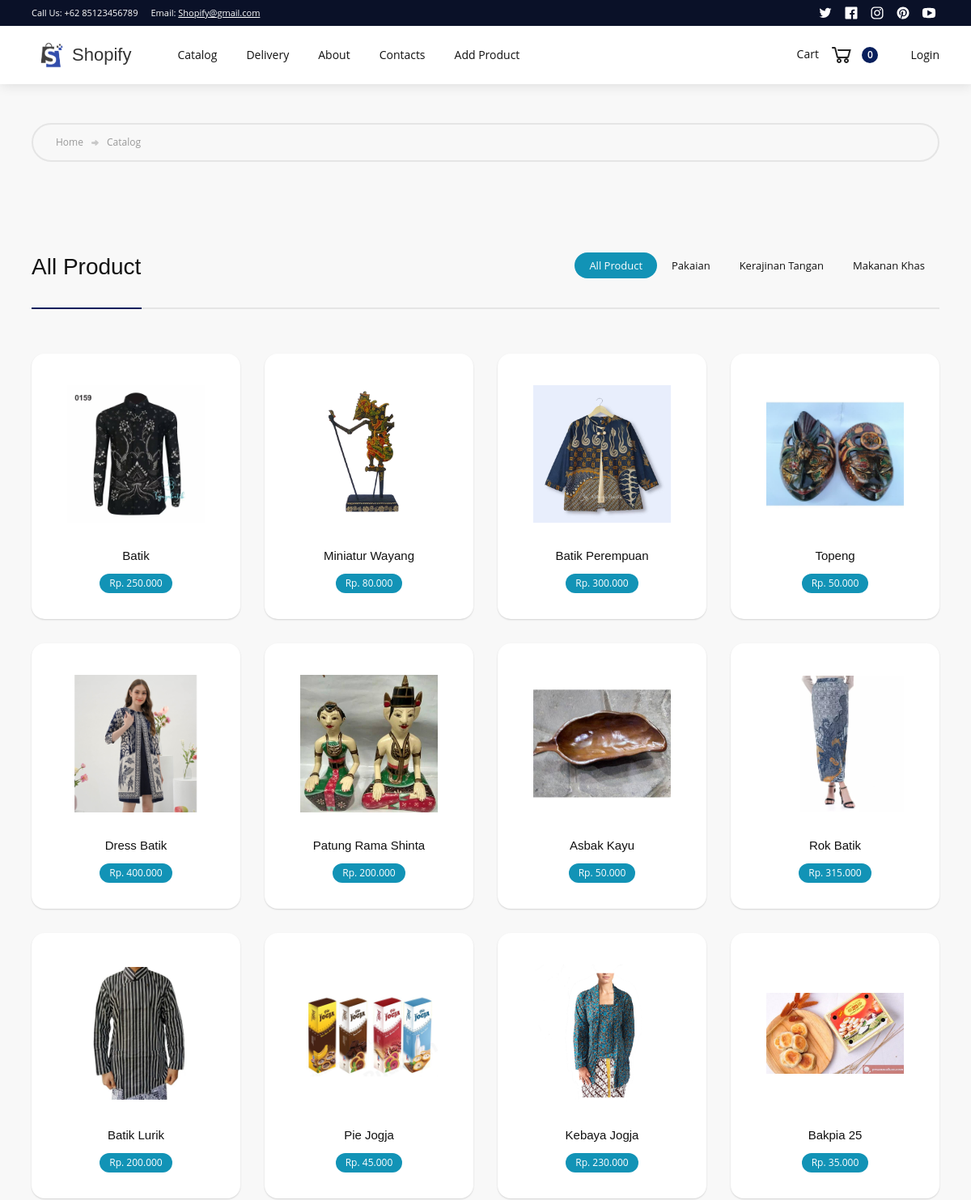
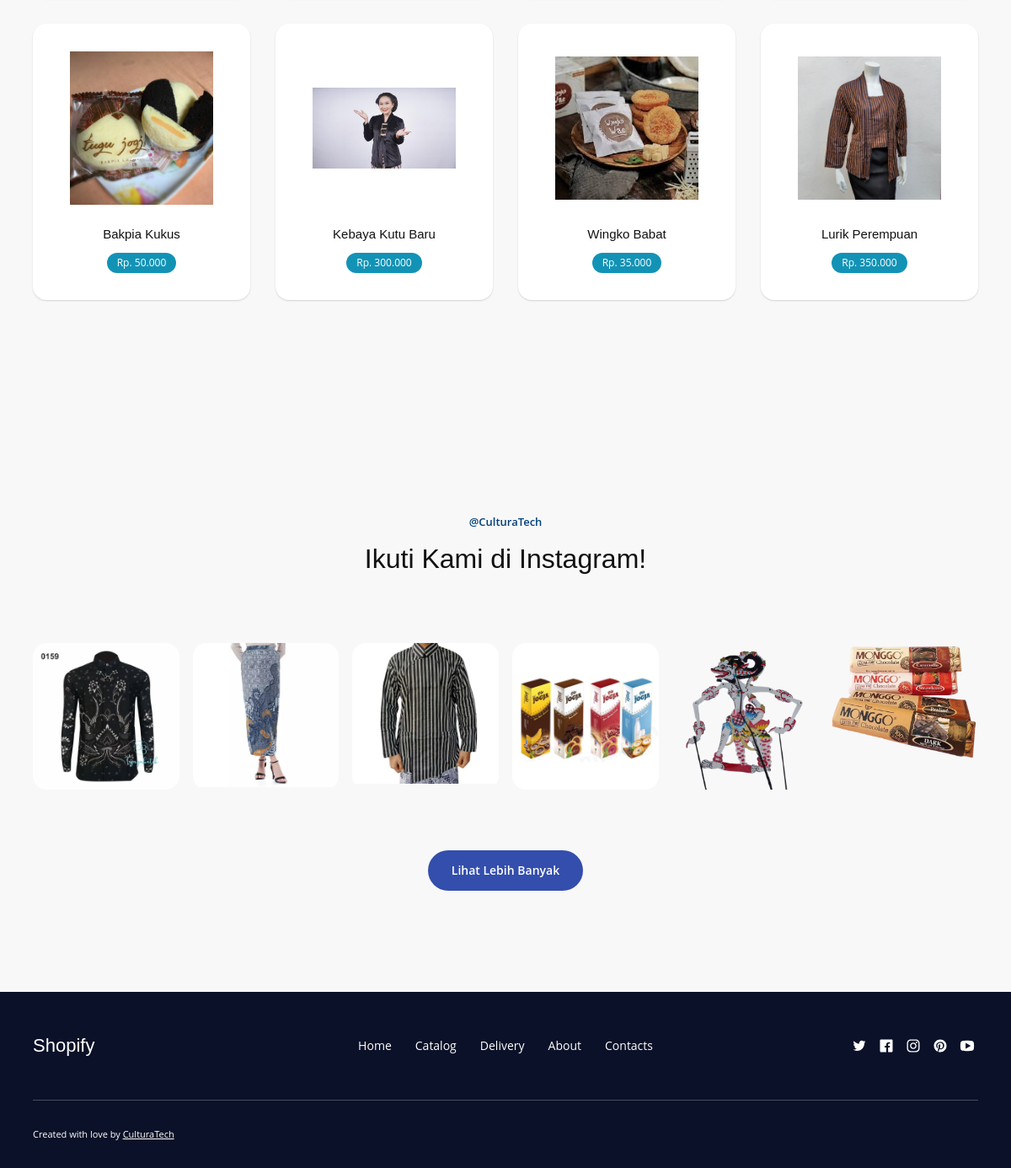
Screenshot of /catalog.php with the database file from the repository (2 pictures, top to bottom).
### tables this page shows
CREATE TABLE categories (
    id INT AUTO_INCREMENT PRIMARY KEY,
    nama VARCHAR(255) NOT NULL,
    image_url VARCHAR(255),
    created_at TIMESTAMP DEFAULT CURRENT_TIMESTAMP
);

CREATE TABLE products (
    id INT AUTO_INCREMENT PRIMARY KEY,
    name VARCHAR(255) NOT NULL,
    description TEXT,
    price DECIMAL(20, 2) NOT NULL,
    stock INT DEFAULT 0,
    image_url VARCHAR(255),
    category_id INT,
    created_at TIMESTAMP DEFAULT CURRENT_TIMESTAMP,
    FOREIGN KEY (category_id) REFERENCES categories(id) ON DELETE SET NULL
);

### catalog.php (the view, shortened to what this page needs)
<?php
require 'config/database.php';
$categoryId = isset($_GET['category']) ? intval($_GET['category']) : null;
try {
    $query = "SELECT products.id, products.name, products.description, products.price, products.image_url, categories.nama AS category_name
              FROM products
              LEFT JOIN categories ON products.category_id = categories.id";
    $stmt = $pdo->prepare($query);
    $stmt->execute();
    $products = $stmt->fetchAll(PDO::FETCH_ASSOC);
    $query = $pdo->prepare("SELECT id, nama FROM categories");
    $query->execute();
    $categories = $query->fetchAll(PDO::FETCH_ASSOC);
} catch (PDOException $e) {
    die("Error fetching products: " . $e->getMessage());
}
?>
<!DOCTYPE html>
<html data-wf-page="5baf791a7a16ad127cda1ebc" data-wf-site="5badda2935e11303a89a461e">
<head>
  <link href="css/webflow-style.css" rel="stylesheet" type="text/css" />
</head>
<body>
  <div class="page-wrapper">
  <?php
        include 'components/navbar.php'
    ?>
    <div class="section no-padding-vertical">
      <div class="wrapper side-paddings">
        <div class="breadcrumbs"><a href="index.php" class="link-grey">Home</a><img src="images/arrow-right-mini-icon-1.svg"
            alt="" class="breadcrumbs-arrow" />
          <div>Catalog</div>
        </div>
      </div>
    </div>
    <div class="section">
      <div class="wrapper">
        <div class="shop-header">
          <h3 class="no-margin w-hidden-small w-hidden-tiny">
                <?php if($categoryId) : ?>
                  <?php foreach ($categories as $category): ?>
                  <?php if($category['id'] == $categoryId) : ?>
                    <?= htmlspecialchars($category['nama']); ?>
                  <?php endif; ?>
                <?php endforeach; ?>
                <?php else : ?>
                  All Product
                <?php endif; ?></h3>
          <div class="shop-categories-wrapper">
            <div class="w-dyn-list">
              <div role="list" class="shop-categories w-dyn-items">
              <?php if($categoryId) : ?>
                <div role="listitem" class="w-dyn-item"><a href="catalog.php"
                class="shop-category-link">All Product</a></div>
                <?php else : ?>
                  <div role="listitem" class="w-dyn-item"><a href="catalog.php" aria-current="page"
                  class="shop-category-link w--current">All Product</a></div>
                <?php endif; ?>
              <?php foreach ($categories as $category): ?>
                <?php if($category['id'] == $categoryId) : ?>
                  <div role="listitem" class="w-dyn-item"><a href="catalog.php?category=<?= $category['id']; ?>" aria-current="page"
                  class="shop-category-link w--current"><?= htmlspecialchars($category['nama']); ?></a></div>
                <?php else : ?>
                  <div role="listitem" class="w-dyn-item"><a href="catalog.php?category=<?= $category['id']; ?>"
                  class="shop-category-link"><?= htmlspecialchars($category['nama']); ?></a></div>
                <?php endif; ?>
              <?php endforeach; ?>
              </div>
            </div>
          </div>
          <div class="shop-header-line">
            <div class="shop-header-color green w-hidden-small w-hidden-tiny"></div>
          </div>
        </div>
        <div class="full-width w-dyn-list">
          <div role="list" class="products w-dyn-items">
          <?php if (!empty($products)) : ?>
              <?php foreach ($products as $product) : ?>
                  <div role="listitem" class="product-card-wrapper w-dyn-item">
                      <a href="product.php?id=<?php echo $product['id']; ?>" class="product-card w-inline-block">
                          <div class="product-card-image-wrapper">
                              <img src="images/products/<?php echo htmlspecialchars($product['image_url']); ?>" alt="<?php echo htmlspecialchars($product['name']); ?>" class="product-card-image" />
                          </div>
                          <h6 class="product-card-heading"><?php echo htmlspecialchars($product['name']); ?></h6>
                          <div class="product-card-price">Rp. <?php echo number_format($product['price'], 0, ',', '.'); ?></div>
                      </a>
                  </div>
              <?php endforeach; ?>
          <?php else : ?>
              <p>No products found.</p>
          <?php endif; ?>
          </div>
        </div>
      </div>
    </div>
    <div class="section haze">
    <div class="wrapper">
      <div class="intro">
        <div class="title">@CulturaTech</div>
        <h2 class="no-margin-bottom">Ikuti Kami di Instagram!</h2>
      </div>
      <div data-w-id="6e1d3527-5090-7380-17f7-30bf0f5a58b4" class="instagram"><a href="https://instagram.com"
          target="_blank" class="instagram-link w-inline-block"><img src="images/ig1.jpg" alt=""
            class="full-width" /></a><a href="https://instagram.com" target="_blank"
          class="instagram-link w-inline-block"><img src="images/ig2.jpg" alt="" class="full-width" /></a><a
          href="https://instagram.com" target="_blank" class="instagram-link w-inline-block"><img
            src="images/ig3.jpg" alt="" class="full-width" /></a><a href="https://instagram.com"
          target="_blank" class="instagram-link w-inline-block"><img src="images/ig4.jpg" alt=""
            class="full-width" /></a><a href="https://instagram.com" target="_blank"
          class="instagram-link w-inline-block"><img src="images/ig5.png" alt="" class="full-width" /></a><a
          href="https://instagram.com" target="_blank" class="instagram-link w-inline-block"><img
            src="images/ig6.png" alt="" class="full-width" /></a></div><a href="https://instagram.com"
        target="_blank" class="button w-button">Lihat Lebih Banyak</a>
    </div>
  </div>
    <div class="section color no-padding-vertical">
      <div class="wrapper text-white">
        <div class="footer">
          <div class="footer-left"><a href="index.php " class="footer-brand w-nav-brand">
              <div>Shopify</div>
            </a></div>
          <div class="footer-nav"><a href="index.php" class="footer-link">Home</a><a href="catalog.php" aria-current="page"
              class="footer-link w--current">Catalog</a><a href="delivery.php" class="footer-link">Delivery</a><a
              href="about.php" class="footer-link">About</a><a href="contacts.php" class="footer-link">Contacts</a></div>
              <div class="footer-social">
            <a href="https://x.com/cwookiesc?t=etALo2Gie5QIWoReiYYTFw&s=09" target="_blank"
              class="footer-social-link w-inline-block"><img src="images/twitter-icon-white.svg" alt="" /></a>
              <a href="https://facebook.com" target="_blank" class="footer-social-link w-inline-block"><img
                src="images/facebook-icon-white.svg" alt="" /></a>
                <a href="https://www.instagram.com/cyynvx/" target="_blank"
              class="footer-social-link w-inline-block"><img src="images/instagram-icon-white.svg" alt="" /></a>
              <a href="https://pin.it/2DYCfdSmr" target="_blank" class="footer-social-link w-inline-block"><img
                src="images/pinterest-icon-white.svg" alt="" /></a>
                <a href="https://youtube.com" target="_blank"
              class="footer-social-link w-inline-block"><img src="images/youtube-icon.svg" alt="" /></a></div>
          <div class="footer-bottom">
            <div class="footer-bottom-left">
              <div>Created with love by <a href="https://www.instagram.com/cyynvx/" target="_blank" class="link-white">CulturaTech
                  </a></div>
            </div>
          </div>
        </div>
      </div>
    </div>
</body>
</html>

### components/navbar.php (shortened to what this page needs)
<?php
require_once 'config/database.php';
$userId = $_SESSION['user_id'];
try {
    $query = "
        SELECT
            c.id as cart_id,
            p.id as product_id,
            p.name as product_name,
            p.image_url as product_image,
            p.price as product_price,
            c.quantity
        FROM cart c
        JOIN products p ON c.product_id = p.id
        WHERE c.user_id = :user_id";
    $stmt = $pdo->prepare($query);
    $stmt->bindParam(':user_id', $userId, PDO::PARAM_INT);
    $stmt->execute();
    $cartItems = $stmt->fetchAll(PDO::FETCH_ASSOC);
} catch (PDOException $e) {
    die("Error fetching cart data: " . $e->getMessage());
}
?>
<div data-collapse="medium" data-animation="default" data-duration="400" data-easing="ease" data-easing2="ease"
      role="banner" class="nav-bar w-nav">
      <div class="nav-top">
        <div class="wrapper nav-top-wrapper">
          <div class="nav-top-info">
            <div class="nav-top-text">Call Us: +62 85123456789</div>
            <div class="w-hidden-tiny">Email: <a href="#" class="link-white">Shopify@gmail.com</a></div>
          </div>
          <div class="nav-top-social"><a href="https://x.com/cwookiesc?t=etALo2Gie5QIWoReiYYTFw&s=09" target="_blank"
            class="footer-social-link w-inline-block"><img src="images/twitter-icon-white.svg" alt="" /></a>
            <a href="https://facebook.com" target="_blank" class="footer-social-link w-inline-block"><img
              src="images/facebook-icon-white.svg" alt="" /></a>
              <a href="https://www.instagram.com/cyynvx/" target="_blank"
            class="footer-social-link w-inline-block"><img src="images/instagram-icon-white.svg" alt="" /></a>
            <a href="https://pin.it/2DYCfdSmr" target="_blank" class="footer-social-link w-inline-block"><img
              src="images/pinterest-icon-white.svg" alt="" /></a>
              <a href="https://youtube.com" target="_blank"
            class="footer-social-link w-inline-block"><img src="images/youtube-icon.svg" alt="" /></a></div>
        </div>
      </div>
      <div class="nav-main">
        <div class="wrapper nav-bar-wrapper"><a href="index.php" aria-current="page" class="brand w-nav-brand w--current">
        <img src="images/logo.png" alt="Shopify Logo" style="height: 50px; margin-right: 0px;">
            <div>Shopify</div>
          </a>
          <div class="navigation">
            <nav role="navigation" class="nav-menu w-nav-menu"><a href="catalog.php"
                class="nav-link w-nav-link">Catalog</a><a href="delivery.php" class="nav-link w-nav-link">Delivery</a><a
                href="about.php" class="nav-link w-nav-link">About</a><a href="contacts.php"
                class="nav-link w-nav-link">Contacts</a><a href="add_product.php"
                class="nav-link w-nav-link">Add Product</a>
            </nav>
            <div data-node-type="commerce-cart-wrapper" data-open-product="" data-wf-cart-type="modal"  data-wf-page-link-href-prefix="" class="w-commerce-commercecartwrapper"><a href="#"
                class="w-commerce-commercecartopenlink cart-button w-inline-block" role="button" aria-haspopup="dialog"
                aria-label="Open cart">
                <div class="w-inline-block" data-node-type="commerce-cart-open-link">Cart <img src="images/cart-icon.svg" alt="" class="cart-icon"  /></div>
                <div class="w-commerce-commercecartopenlinkcount item-count"><?= count($cartItems) ?></div>
                <?php if (isset($_SESSION['user_id'])): ?>
                <div class="profile" id="profile-icon" style="cursor:pointer;">
                    <img src="images/profile.png" alt="Profile" class="cart-icon" />
                </div>
                <div id="dropdown-menu" class="dropdown-menu" style="display:none; position:absolute; background-color:white; box-shadow:0px 4px 6px rgba(0,0,0,0.1); border-radius:4px; padding:10px;z-index: 100;width: 200px;">
                    <div class="dropdown-title">
                      <span style="font-weight: bold;">Welcome, <?php echo $_SESSION['user_name']; ?></span>
                    </div>
                    <div style="height:1px"></div>
                    <div class="dropdown-item" style="padding: 10px;font-size: 14px;" data-href="actions/logout.php">
                      <a href="actions/logout.php" style="text-decoration:none; color:black;">Logout</a>
                    </div>
                </div>
              <?php else: ?>
                <div class="profile" id="nav-login">Login</div>
              <?php endif; ?>
              </a>
              </div>
            </div>
          </div>
        </div>
      </div>
    </div>

### rows the page displays
categories: nama "Pakaian"
categories: nama "Kerajinan Tangan"
categories: nama "Makanan Khas"
products: image_url (picture), name "Batik", price "250.000"
products: image_url (picture), name "Miniatur Wayang", price "80.000"
products: image_url (picture), name "Batik Perempuan", price "300.000"
products: image_url (picture), name "Topeng", price "50.000"
products: image_url (picture), name "Dress Batik", price "400.000"
products: image_url (picture), name "Patung Rama Shinta", price "200.000"
products: image_url (picture), name "Asbak Kayu", price "50.000"
products: image_url (picture), name "Rok Batik", price "315.000"
products: image_url (picture), name "Batik Lurik", price "200.000"
products: image_url (picture), name "Pie Jogja", price "45.000"
products: image_url (picture), name "Kebaya Jogja", price "230.000"
products: image_url (picture), name "Bakpia 25", price "35.000"
products: image_url (picture), name "Bakpia Kukus", price "50.000"
products: image_url (picture), name "Kebaya Kutu Baru", price "300.000"
products: image_url (picture), name "Wingko Babat", price "35.000"
products: image_url (picture), name "Lurik Perempuan", price "350.000"

### other values shown
count($cartItems) "0"
